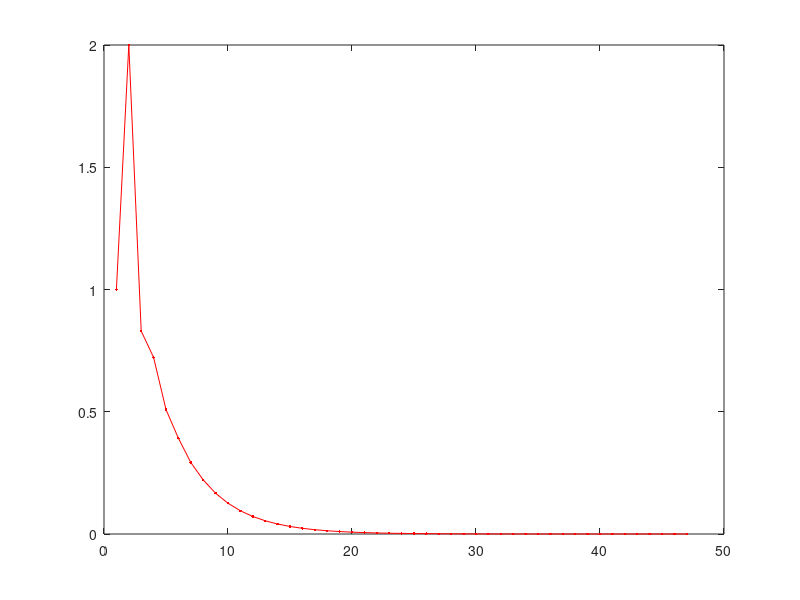

This chart was generated by the following MATLAB code:
clear
clc
% Newton-Raphson Method to find the root of a function
% f: Function handle for the polynomial
% tolreance: Tolerance for the root
% maxIterations: Maximum number of iterations

% Define the polynomial function as anonymous functions
f = @(x) sin(x) - x;

% Initial guesses
x0 = 1;
x1 = 2;

% Tolerance and maximum number of iterations
tolerance = 1e-6;
maxIterations = 100;

root=[x0,x1];
for i = 1:maxIterations
    % Evaluate the function at the initial guesses 
    f0 = f(x0);
    f1 = f(x1);
    % Calculate the next approximation
    x2 = x1 - f1 * (x1 - x0) / (f1 - f0); 
    % Check for convergence 
    if abs(x2 - x1) < tolerance  
        break; 
    end
    root=[root,x2];
    % Update the guesses
    x0 = x1;
    x1 = x2;
    
    disp(['The root is: ', num2str(x2)]);
end

% Display the root
plot(root,'-r.')
fprintf('\n');
disp(['The root is: ', num2str(root(end))]);
